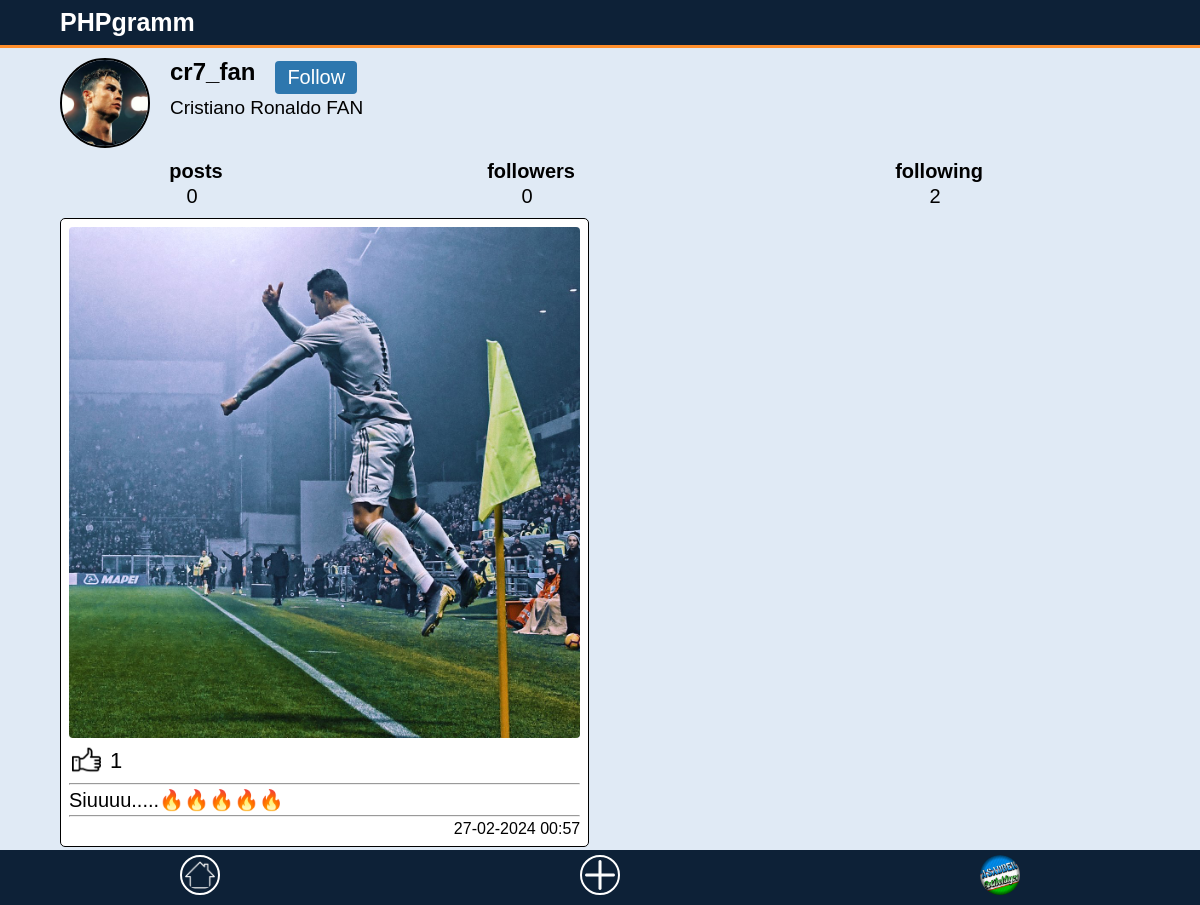
Page /profile?username=cr7_fan (signed in) on the earlier database version.
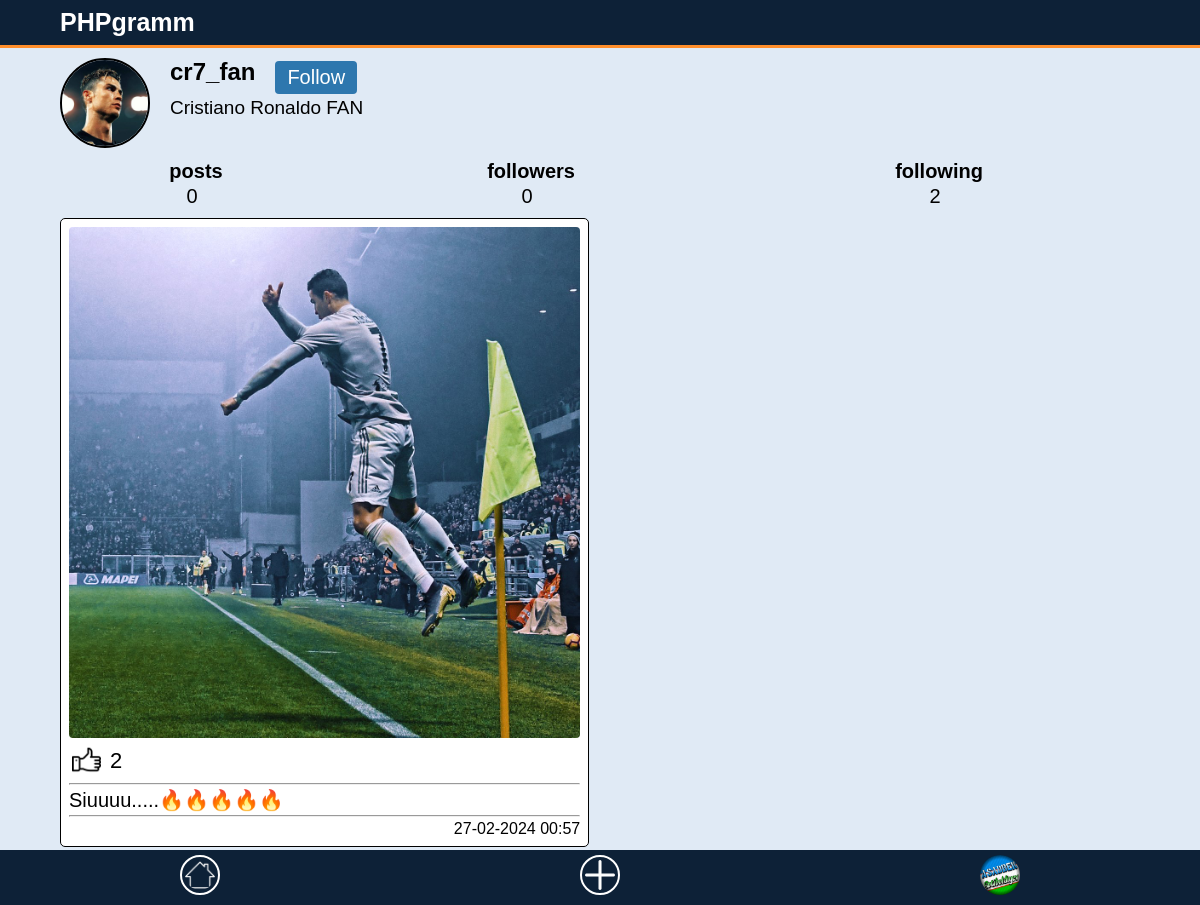
Same page on the later database version.
### tables this page shows
CREATE TABLE "posts" (
	"id"	INTEGER,
	"author_id"	INTEGER,
	"text"	TEXT,
	"photo"	TEXT,
	"likes"	INTEGER DEFAULT 0,
	"date"	TEXT,
	PRIMARY KEY("id" AUTOINCREMENT)
);

### includes/db-functions/profiles.php (called while the page is built, shortened)
<?php
function get_profile_by_username($username, $db){
	$profile = $db->query("SELECT * FROM profiles WHERE username = '$username';")->fetch(PDO::FETCH_ASSOC);
	return $profile;
}
?>

### includes/db-functions/follows.php (called while the page is built, shortened)
<?php
function is_followed($follower_id, $profile_id, $db){
    $query = $db->prepare("SELECT * FROM follows WHERE follower_id = :follower_id and profile_id = :profile_id");
    $query->execute([
        "follower_id" => $follower_id,
        "profile_id" => $profile_id
    ]);
    $result = $query->fetch(PDO::FETCH_ASSOC);
    if($result == false)
        return false;
    else
        return true;
}
?>

### includes/db-functions/posts.php (called while the page is built, shortened)
<?php
function get_posts_by_author_id($id, $db){
	$query = $db->prepare("SELECT * FROM posts WHERE author_id = :id ORDER BY id DESC");
	$query->execute([
		"id" => $id
	]);
	$posts = $query->fetchAll(PDO::FETCH_ASSOC);
	return $posts;
}
?>

### includes/db-functions/likes.php (called while the page is built, shortened)
<?php
function is_liked($post_id, $profile_id, $db){
    $query = $db->prepare("SELECT * FROM likes WHERE post_id = :post_id and profile_id = :profile_id");
    $query->execute([
        'post_id' =>$post_id,
        'profile_id' =>$profile_id
    ]);
    $like = $query->fetch(PDO::FETCH_ASSOC);
    if($like == false)
        return false;
    else
        return true;
}
?>

### profile/index.php (the view, shortened to what this page needs)
<?php
$path = "../includes";
require "$path/database.php";
require "$path/db-functions/profiles.php";
require "$path/db-functions/posts.php";
require "$path/db-functions/likes.php";
require "$path/db-functions/follows.php";
$username = $_GET['username'];
$user = get_user_by_username($username, $db);
$PROFILE = $_SESSION['profile'];
if(empty($user)){
	echo "<center><h1>User not found</h1><br><a href='/'>Back</a></center>";
}else{
	$profile = get_profile_by_username($username, $db);
	$profile_id = $profile['id'];
	$posts = get_posts_by_author_id($profile_id, $db);
	require "$path/header.php";
?>
<link rel="stylesheet" href="../static/profile.css">
<link rel="stylesheet" href="../static/posts.css">
<div class="container">
	<div class='profile-info'>
		<div class="profile-flex">
			<img class="profile-img" src="<?= $profile['photo']?>">
			<div class="profile-right">
				<section>
					<h2 class="profile-username">
						<?= $profile['username'] ?>
					</h2>
					<?php if(isset($PROFILE) and $PROFILE['username'] != $username):?>
					<form method="POST">
						<button type='submit' name="follow" value="follow" class="button">
							<?php echo (is_followed($_SESSION['profile']['id'], $profile_id, $db) ? "Unfollow -" : "Follow")?>
						</button>
					</form>
					<?php endif ?>
				</section>
				<p class="profile-name">
					<?= $profile['name'] ?>
				</p>
			</div>
		</div>
		<table class="profile-table">
			<th>posts</th>
			<th>followers</th>
			<th>following</th>
			<tr>
				<td><?= $profile['posts'] ?></td>
				<td><?= $profile['followers'] ?></td>
				<td><?= $profile['following'] ?></td>
			</tr>
		</table>
	</div>
	<div id="posts">
		<?php foreach ($posts as $post): ?>
		<?php
			$is_liked = is_liked($post['id'], $PROFILE['id'], $db);
			if($is_liked)
				$is_liked = "liked";
			else
				$is_liked = 'dis-liked';
		?>
		<div class="home-post-card">
			<img class="post-img" src="<?= $post['photo']?>" class="card-img">
			<div class="card-btn-group">
				<button onclick="like(this, <?= $PROFILE['id'] ?>)" class="card-btn <?= $is_liked ?>" value=<?php echo $post['id']?>>
					<img src="../static/images/like.png" alt="">
				</button>
				<p class="like-count">
					<?= $post['likes'] ?>
				</p>
			</div>
			<hr>
			<p class="card-text"><?= $post['text'] ?></p>
			<hr>
			<p class="card-date"><?= $post['date'] ?></p>
		</div>
		<?php endforeach ?>
	</div>
</div>
<?php require "$path/footer.php"; } ?>

Differences in the rows shown:
changed posts "Siuuuu.....🔥🔥🔥🔥🔥": likes "1" → "2"
